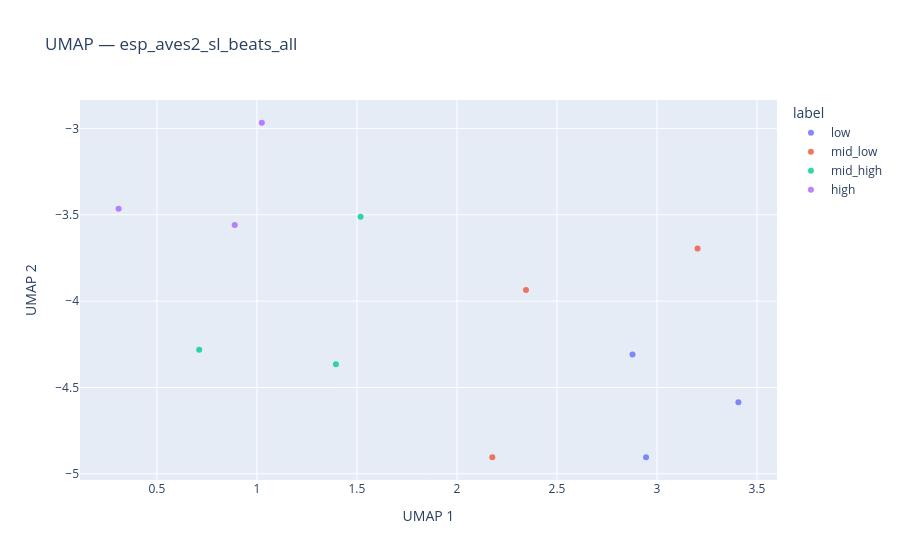

The notebook cell this image was saved under:
### Markdown cell above
## 7 — UMAP visualisation

[UMAP](https://umap-learn.readthedocs.io/) (Uniform Manifold Approximation and Projection) projects high-dimensional embeddings into 2D while preserving local neighbourhood structure. Points that are **close in the original embedding space** appear close in the UMAP plot.

For our synthetic dataset we expect clean separation by frequency category — since each category has a distinct spectral signature. This serves as a **sanity check**: if the embeddings are meaningful, points should cluster by `label`.

> Hover over any point to see the filename. The `plot_umap` utility in `utils/visualization.py` wraps `umap-learn` and returns an interactive Plotly figure.

### Code cell
hover = [p.name for p in all_paths]

fig_beats = plot_umap(
    beats_all,
    all_labels,
    title=f"UMAP — {BEATS_MODEL}",
    hover_text=hover,
)
fig_beats.show()
display(plot_umap_static(beats_all, all_labels, title=f"UMAP — {BEATS_MODEL} (static)"))

### Figure 1 — Plotly figure (JSON) as saved in the notebook; plotly's stock layout.template omitted (floating-point values rounded to 4 significant figures)
{"data": [{"hovertemplate": "<b>%{hovertext}</b><br><br>label=low<br>UMAP 1=%{x}<br>UMAP 2=%{y}<extra></extra>", "hovertext": ["low_00.wav", "low_01.wav", "low_02.wav"], "legendgroup": "low", "marker": {"color": "#636efa", "opacity": 0.8, "size": 6, "symbol": "circle"}, "mode": "markers", "name": "low", "orientation": "v", "showlegend": true, "type": "scatter", "x": [2.945, 2.878, 3.407], "xaxis": "x", "y": [-4.904, -4.309, -4.586], "yaxis": "y"}, {"hovertemplate": "<b>%{hovertext}</b><br><br>label=mid_low<br>UMAP 1=%{x}<br>UMAP 2=%{y}<extra></extra>", "hovertext": ["mid_low_00.wav", "mid_low_01.wav", "mid_low_02.wav"], "legendgroup": "mid_low", "marker": {"color": "#EF553B", "opacity": 0.8, "size": 6, "symbol": "circle"}, "mode": "markers", "name": "mid_low", "orientation": "v", "showlegend": true, "type": "scatter", "x": [2.177, 3.203, 2.345], "xaxis": "x", "y": [-4.904, -3.696, -3.936], "yaxis": "y"}, {"hovertemplate": "<b>%{hovertext}</b><br><br>label=mid_high<br>UMAP 1=%{x}<br>UMAP 2=%{y}<extra></extra>", "hovertext": ["mid_high_00.wav", "mid_high_01.wav", "mid_high_02.wav"], "legendgroup": "mid_high", "marker": {"color": "#00cc96", "opacity": 0.8, "size": 6, "symbol": "circle"}, "mode": "markers", "name": "mid_high", "orientation": "v", "showlegend": true, "type": "scatter", "x": [0.7113, 1.518, 1.395], "xaxis": "x", "y": [-4.281, -3.512, -4.365], "yaxis": "y"}, {"hovertemplate": "<b>%{hovertext}</b><br><br>label=high<br>UMAP 1=%{x}<br>UMAP 2=%{y}<extra></extra>", "hovertext": ["high_00.wav", "high_01.wav", "high_02.wav"], "legendgroup": "high", "marker": {"color": "#ab63fa", "opacity": 0.8, "size": 6, "symbol": "circle"}, "mode": "markers", "name": "high", "orientation": "v", "showlegend": true, "type": "scatter", "x": [0.8891, 1.024, 0.3083], "xaxis": "x", "y": [-3.56, -2.967, -3.465], "yaxis": "y"}], "layout": {"legend": {"title": {"text": "label"}, "tracegroupgap": 0}, "title": {"text": "UMAP — esp_aves2_sl_beats_all"}, "xaxis": {"anchor": "y", "domain": [0.0, 1.0], "title": {"text": "UMAP 1"}}, "yaxis": {"anchor": "x", "domain": [0.0, 1.0], "title": {"text": "UMAP 2"}}}}
